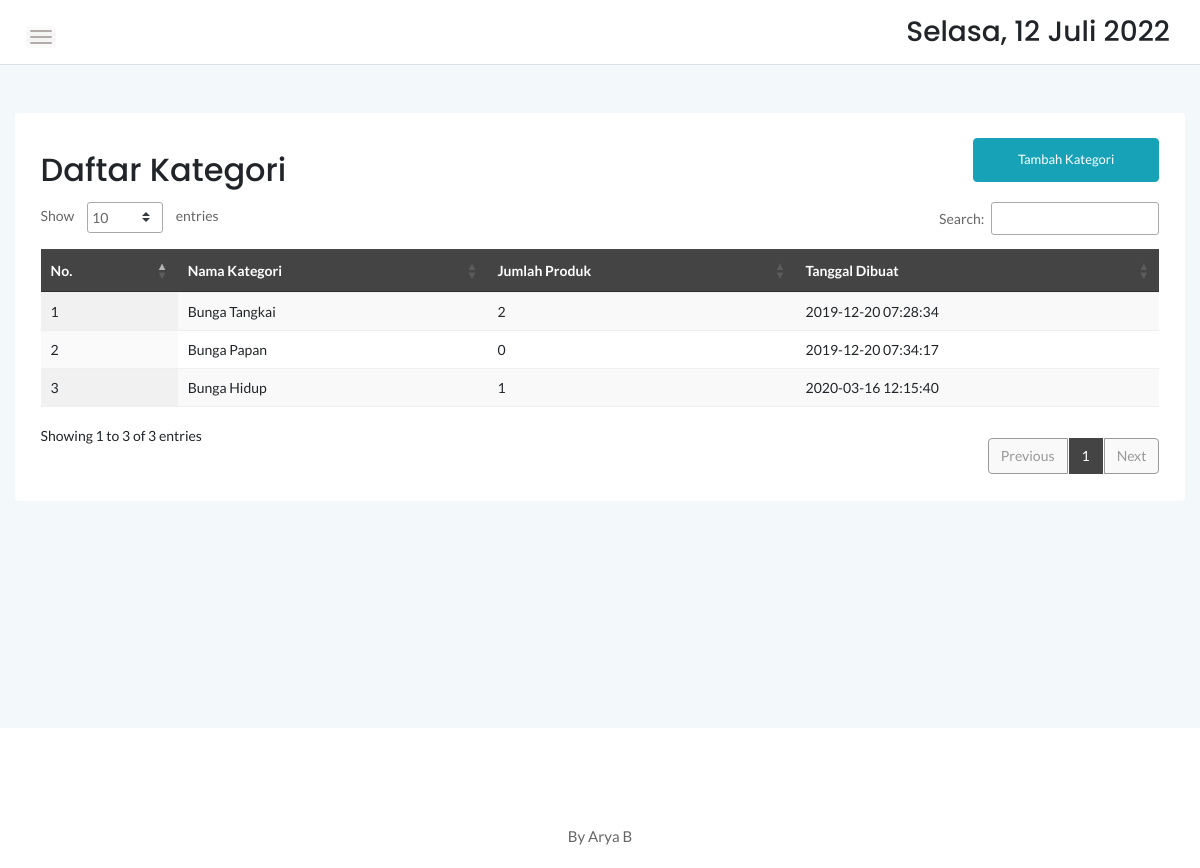
/admin/kategori.php, run on an earlier commit of the app's database.
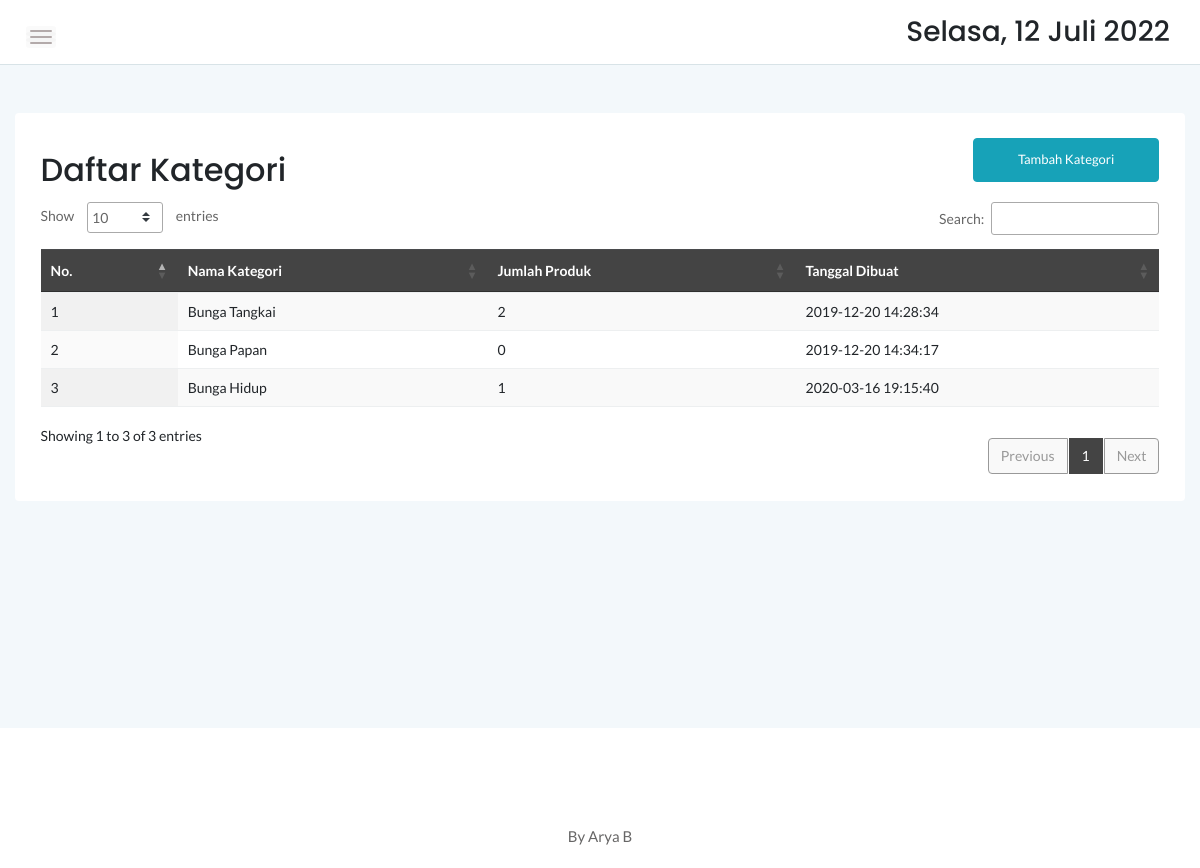
And on a later commit of the database.
### tables this page shows
CREATE TABLE `kategori` (
  `idkategori` int(11) NOT NULL AUTO_INCREMENT,
  `namakategori` varchar(20) NOT NULL,
  `tgldibuat` timestamp NOT NULL DEFAULT current_timestamp(),
  PRIMARY KEY (`idkategori`)
);

### admin/kategori.php (the view, shortened to what this page needs)
<?php
	include '../dbconnect.php';
	?>
<!doctype html>
<html class="no-js" lang="en">
<head>
    <link rel="stylesheet" href="assets/css/bootstrap.min.css">
    <link rel="stylesheet" href="assets/css/font-awesome.min.css">
    <link rel="stylesheet" href="assets/css/themify-icons.css">
    <link rel="stylesheet" href="assets/css/metisMenu.css">
    <link rel="stylesheet" href="assets/css/owl.carousel.min.css">
    <link rel="stylesheet" href="assets/css/slicknav.min.css">
    <link rel="stylesheet" href="https://www.amcharts.com/lib/3/plugins/export/export.css" type="text/css" media="all" />
	<link rel="stylesheet" type="text/css" href="https://cdn.datatables.net/1.10.20/css/jquery.dataTables.min.css">
    <link rel="stylesheet" type="text/css" href="https://cdn.datatables.net/1.10.20/css/jquery.dataTables.css">
    <link rel="stylesheet" type="text/css" href="https://cdn.datatables.net/1.10.20/css/dataTables.bootstrap4.min.css">
    <link rel="stylesheet" type="text/css" href="https://cdn.datatables.net/responsive/2.2.3/css/responsive.bootstrap.min.css">
    <link rel="stylesheet" type="text/css" href="https://cdn.datatables.net/responsive/2.2.3/css/responsive.jqueryui.min.css">
	<link rel="stylesheet" type="text/css" href="https://cdn.datatables.net/buttons/1.5.2/css/buttons.dataTables.min.css">
    <link rel="stylesheet" href="assets/css/typography.css">
    <link rel="stylesheet" href="assets/css/default-css.css">
    <link rel="stylesheet" href="assets/css/styles.css">
    <link rel="stylesheet" href="assets/css/responsive.css">
</head>
<body>
    <div class="page-container">
        <div class="main-content">
            <div class="header-area">
                <div class="row align-items-center">
                    <div class="col-md-6 col-sm-8 clearfix">
                        <div class="nav-btn pull-left">
                            <span></span>
                            <span></span>
                            <span></span>
                        </div>
                    </div>
                    <div class="col-md-6 col-sm-4 clearfix">
                        <ul class="notification-area pull-right">
                            <li><h3><div class="date">
						</b></div></h3>
						</li>
                        </ul>
                    </div>
                </div>
            </div>
            <div class="main-content-inner">
                <div class="row mt-5 mb-5">
                    <div class="col-12">
                        <div class="card">
                            <div class="card-body">
                                <div class="d-sm-flex justify-content-between align-items-center">
									<h2>Daftar Kategori</h2>
									<button style="margin-bottom:20px" data-toggle="modal" data-target="#myModal" class="btn btn-info col-md-2">Tambah Kategori</button>
                                </div>
                                    <div class="data-tables datatable-dark">
										 <table id="dataTable3" class="display" style="width:100%"><thead class="thead-dark">
											<tr>
												<th>No.</th>
												<th>Nama Kategori</th>
												<th>Jumlah Produk</th>
												<th>Tanggal Dibuat</th>
											</tr></thead><tbody>
											<?php
											$brgs=mysqli_query($conn,"SELECT * from kategori order by idkategori ASC");
											$no=1;
											while($p=mysqli_fetch_array($brgs)){
												$id = $p['idkategori'];
												?>
												<tr>
													<td><?php echo $no++ ?></td>
													<td><?php echo $p['namakategori'] ?></td>
													<td><?php
														$result1 = mysqli_query($conn,"SELECT Count(idproduk) AS count FROM produk p, kategori k where p.idkategori=k.idkategori and k.idkategori='$id' order by idproduk ASC");
														$cekrow = mysqli_num_rows($result1);
														$row1 = mysqli_fetch_assoc($result1);
														$count = $row1['count'];
														if($cekrow > 0){
														echo number_format($count);
														} else {
															echo 'No data';
														}
													?></td>
													<td><?php echo $p['tgldibuat'] ?></td>
												</tr>
												<?php
											}
											?>
										</tbody>
										</table>
                                    </div>
								 </div>
                            </div>
                        </div>
                    </div>
                </div>
            </div>
        </div>
        <footer>
            <div class="footer-area">
                <p>By Arya B</p>
            </div>
        </footer>
</body>
</html>

What changed in the data, as far as the page shows it:
changed kategori "Bunga Tangkai": tgldibuat "2019-12-20 07:28:34" → "2019-12-20 14:28:34"
changed kategori "Bunga Papan": tgldibuat "2019-12-20 07:34:17" → "2019-12-20 14:34:17"
changed kategori "Bunga Hidup": tgldibuat "2020-03-16 12:15:40" → "2020-03-16 19:15:40"
